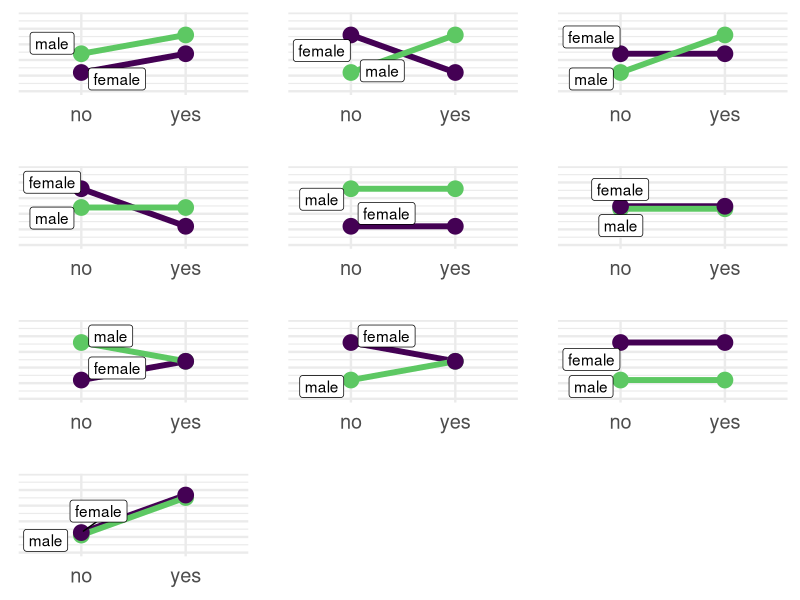

R code for this plot:
library(data.table)
library(ggplot2)
library(viridis)
library(ggrepel) ## For the male/female labels

# Data setup --------------------------------------------------------------

plots <- data.table(
  set = rep(1:10, each = 4),
  gender = c("male", "female"),
  participant = rep(c("yes", "no"), each = 2),
  dv = 0
)

# There are ten sets, distinguished by the main effects of gender,
# summer school attendance, and whether or not there is an interaction present.

# The content of the set is listed under the set number
# [Main effect gender], [main effect summer school], [interaction]


# Set 1
# Males +, Part +, no
plots[set == 1 & gender == "male" & participant == "yes",   dv := 9]
plots[set == 1 & gender == "male" & participant == "no",    dv := 6]
plots[set == 1 & gender == "female" & participant == "yes", dv := 6]
plots[set == 1 & gender == "female" & participant == "no",  dv := 3]


# Set 2
# No, no, yes
plots[set == 2 & gender == "male"   & participant == "yes", dv := 9]
plots[set == 2 & gender == "male"   & participant == "no",  dv := 3]
plots[set == 2 & gender == "female" & participant == "yes", dv := 3]
plots[set == 2 & gender == "female" & participant == "no",  dv := 9]


# Set 3
# No, Part +, yes
plots[set == 3 & gender == "male"   & participant == "yes", dv := 9]
plots[set == 3 & gender == "male"   & participant == "no",  dv := 3]
plots[set == 3 & gender == "female" & participant == "yes", dv := 6]
plots[set == 3 & gender == "female" & participant == "no",  dv := 6]


# Set 4
# No, Part -, yes
plots[set == 4 & gender == "male"   & participant == "yes", dv := 6]
plots[set == 4 & gender == "male"   & participant == "no",  dv := 6]
plots[set == 4 & gender == "female" & participant == "yes", dv := 3]
plots[set == 4 & gender == "female" & participant == "no",  dv := 9]


# Set 5
# Male +, no, no
plots[set == 5 & gender == "male",   dv := 9]
plots[set == 5 & gender == "female", dv := 3]


##### Note: A slight difference was introduced to prevent overlap in the plot
# Set 6
# No, no, no
plots[set == 6, dv := c(5.8, 6.2, 5.8, 6.2)]


# Set 7
# Male +, no, yes
plots[set == 7 & gender == "male"   & participant == "yes", dv := 6]
plots[set == 7 & gender == "male"   & participant == "no",  dv := 9]
plots[set == 7 & gender == "female" & participant == "yes", dv := 6]
plots[set == 7 & gender == "female" & participant == "no",  dv := 3]


# Set 8
# Female +, no, yes
plots[set == 8 & gender == "male"   & participant == "yes", dv := 6]
plots[set == 8 & gender == "male"   & participant == "no",  dv := 3]
plots[set == 8 & gender == "female" & participant == "yes", dv := 6]
plots[set == 8 & gender == "female" & participant == "no",  dv := 9]


# Set 9
# Female +, no, no
plots[set == 9 & gender == "male",   dv := 3]
plots[set == 9 & gender == "female", dv := 9]


##### Note: A slight difference was introduced to prevent overlap in the plot
# Set 10
# No, yes, no
plots[set == 10 & participant == "yes", dv := 9]
plots[set == 10 & participant == "no",  dv := 3]
plots[set == 10 & gender == "male", dv := dv - .2]
plots[set == 10 & gender == "female", dv := dv + .2]


plots[, gender := as.factor(gender)]
plots[, participant := as.factor(participant)]


# Plot --------------------------------------------------------------------

# Couldn't get this to work. :(
# jitterer <- position_jitter(width = 0, height = .8, seed = 200)

ggplot(plots, aes(y = dv, x = participant, color = gender, group = gender)) +
  # geom_line(size = 2, position = jitterer()) +  # Couldn't get the jitter to function the same 
  geom_line(size = 2) +
  # geom_point(size = 5, position = jitterer()) + # across these two geoms, so just made them different values
  geom_point(size = 5) +
  geom_label_repel(data = plots[participant == "no"], # only label the first point
            aes(label = gender),
            show.legend = F,
            force_pull = .75, # Don't pull so hard towards the point
            point.padding = .25, # Labels further away from points
            color = "black",
            )+
  facet_wrap(~ set, ncol = 3, scales = "free_x") + # free_x keeps x-axis label on each facet for easy printing
  scale_y_continuous(limits = c(0, 12))+
  scale_color_viridis_d(end = .75, option = "D") + # end is set to .75 to avoid printing the yellow
  theme_minimal(base_size = 18) +
  theme(axis.text.y = element_blank(), 
        axis.title.y = element_blank(),
        axis.title.x = element_blank(),
        strip.text = element_blank(),
        legend.position = "none",
        panel.spacing = unit(2, "lines")) # give room for cutting between facets


##### Note: For best results, print on A4 colored cardstock. You can do this
##### using drawer 5 on the M&S hallway printer (but we had to do it by 
##### printing first, then copying).
